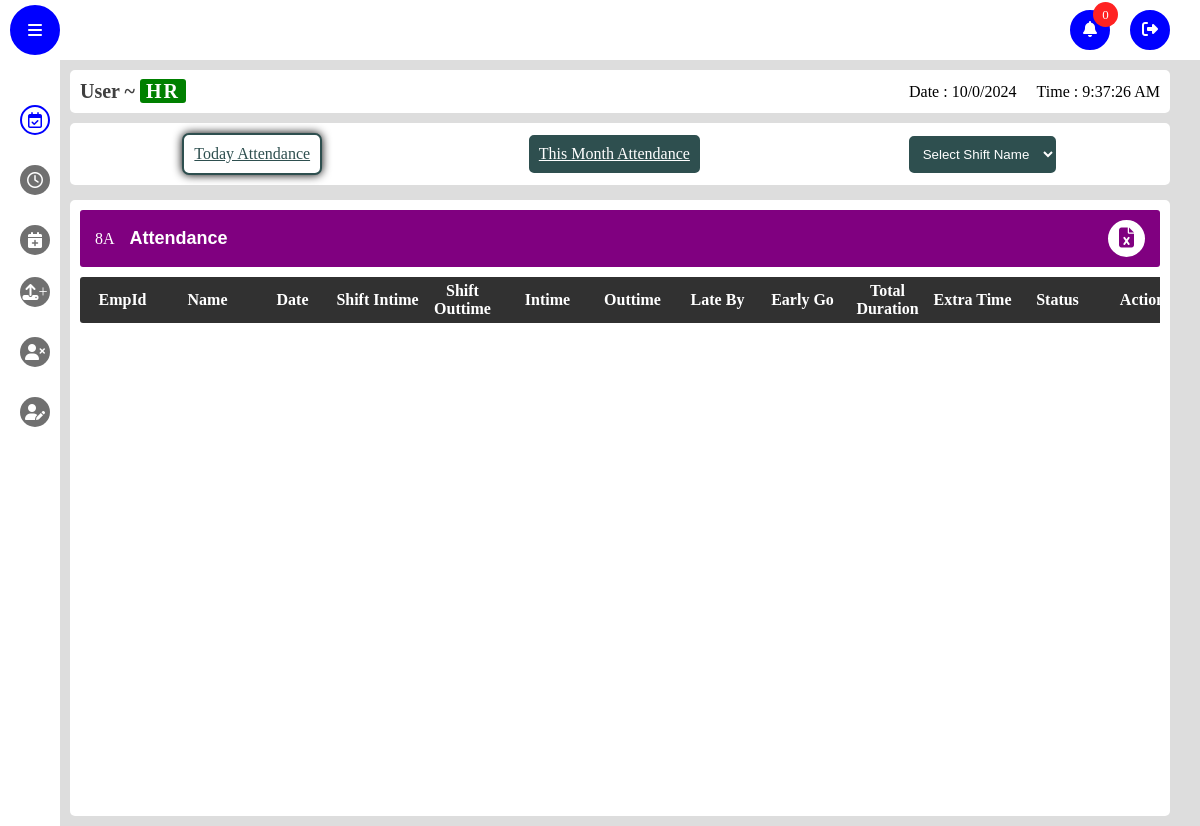
Page / (signed in) on the earlier database version.
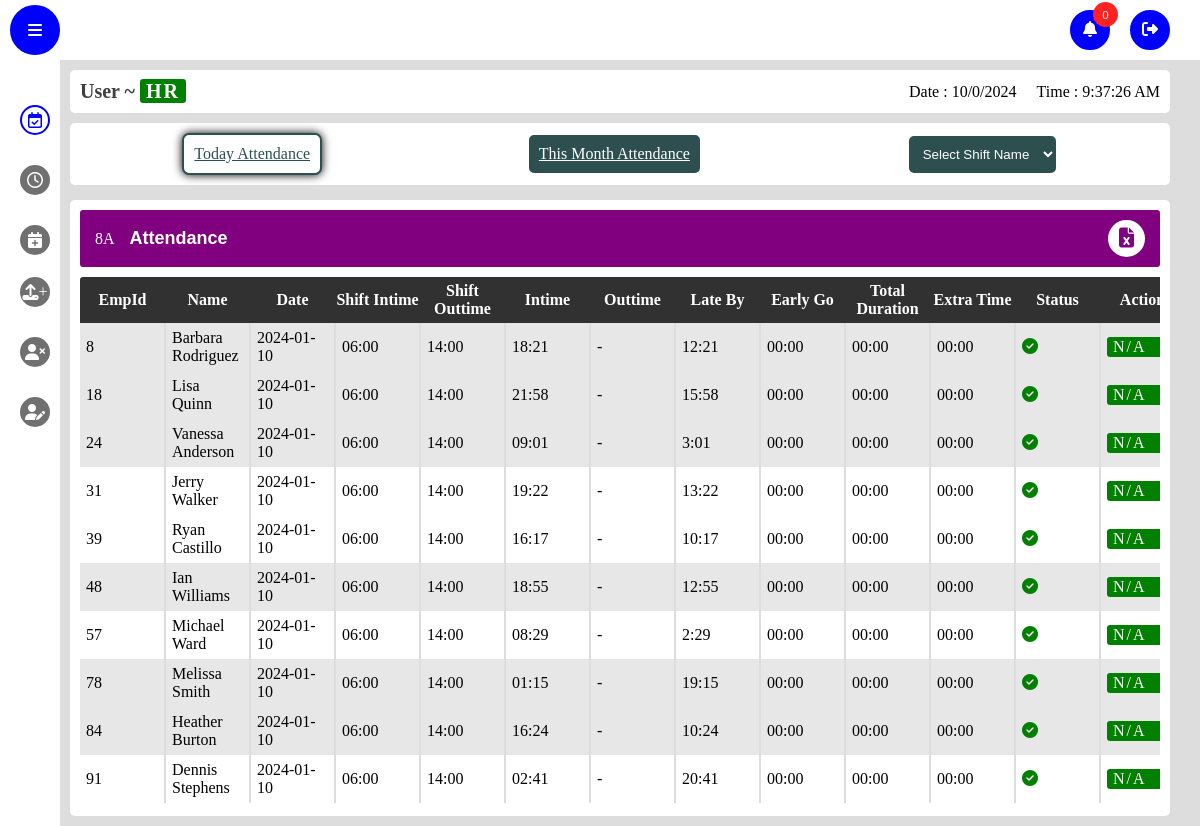
Same page on the later database version.
### app/models.py (models this page shows)
class Attendance(db.Model,UserMixin):
    id=db.Column(db.Integer,primary_key=True)
    date = db.Column(db.DateTime(timezone=True), default=func.now())
    emp_id = db.Column(db.Integer, db.ForeignKey('emp_login.id'))
    name = db.Column(db.String(150), nullable=False)
    attendance =db.Column(db.String(150))
    wages_per_Day=db.Column(db.String(150))
    inTime=db.Column(db.String(150))
    outTime=db.Column(db.String(150))
    overtime=db.Column(db.String(150),default='00:00')
    employee = db.relationship('Emp_login', back_populates='attendances')
    shiftType=db.Column(db.String(150))
    shiftIntime = db.Column(db.String(150))
    shift_Outtime = db.Column(db.String(150))
    TotalDuration=db.Column(db.String(150))
    lateBy=db.Column(db.String(150))
    earlyGoingBy=db.Column(db.String(150))
    punchRecords=db.Column(db.String(150))

### app/views.py (the view)
@views.route('/',methods=['POST','GET'])
@login_required
def admin():
    print(current_user.role)
    if current_user.role == 'employee':
        return redirect(url_for('auth.logout'))
    else :
        current_date = datetime.now().strftime('%Y-%m-%d')
        employee_attendance = Attendance.query.filter(func.DATE(Attendance.date) == current_date).all()
        print("Current Date: ",current_date)
        print("Data :",employee_attendance)
        emp_login=Emp_login.query.order_by(Emp_login.emp_id).all()
        late_permission=late.query.order_by(late.date).all()
        leave_permission=leave.query.order_by(leave.date).all()
        notification=notifications.query.order_by(notifications.timestamp).all()
        print("notification : ",notification)
    return render_template('admin.html',emp_login=emp_login, notification=notification, attendance=employee_attendance, late_permission=late_permission, leave_permission=leave_permission)

### app/templates/admin.html (shortened to what this page needs)
{% extends "base_admin.html" %}
{% block content %}
    <main class="main active">
      <header class="details-bar">
        <div class="user-details">
          <h1 class="user-role">User ~ <span class="role tag">HR</span></h1>
        </div>
        <div class="date-time-details">
          <p class="date"></p>
          <p class="time"></p>
        </div>
      </header>
      <link rel="stylesheet" href="static/css/attendance.css" />
      <menu class="table-menu" style="display: flex">
        <ul class="btn-container">
          <a href="/today_attendance" class="tag-btn click active"
            >Today Attendance</a
          >
          <a href="/month_attendance" class="tag-btn click"
            >This Month Attendance</a
          >
          <select name="shift" id="shift" class="tag-btn">
            <option value="">Select Shift Name</option>
          </select>
        </ul>
      </menu>
      <section class="frame today-attendance" style="display: flex">
        <div class="inner-frame">
          <div class="frame-header">
            <div class="frame-details currentShift">
              <p class="shift name"><span class="tag">A</span> ~ shift</p>
              <p class="frame-name">Attendance</p>
            </div>
            <div class="frame-options">
              <button type="button" class="download">
                <i class="fas fa-file-excel"></i>
              </button>
            </div>
          </div>
          <div class="frame-body">
            <table class="today-attendance-table">
              <thead>
                <tr class="tablehead">
                  <th>EmpId</th>
                  <th>Name</th>
                  <th>Date</th>
                  <th>Shift Intime</th>
                  <th>Shift Outtime</th>
                  <th>Intime</th>
                  <th>Outtime</th>
                  <th>Late By</th>
                  <th>Early Go</th>
                  <th>Total Duration</th>
                  <th>Extra Time</th>
                  <th>Status</th>
                  <th>Action</th>
                </tr>
              </thead>
              <tbody class="tableBody">
                {% if attendance %} {% for attendance in attendance %}
                <tr data-shift="{{attendance.shiftType}}">
                  <td class="id">{{attendance.emp_id }}</td>
                  <td class="name">{{attendance.name}}</td>
                  <td>{{attendance.date.date()}}</td>
                  <td>{{attendance.shiftIntime}}</td>
                  <td>{{attendance.shift_Outtime}}</td>
                  <td class="intime">{{attendance.inTime}}</td>
                  <td class="outtime">{{attendance.outTime}}</td>
                  <td>{{attendance.lateBy}}</td>
                  <td>{{attendance.earlyGoingBy}}</td>
                  <td>{{attendance.TotalDuration}}</td>
                  <td class="extra">{{attendance.overtime}}</td>
                  <td>
                    {% if attendance.attendance == "Present"%}<i
                      class="fas fa-check-circle"
                    ></i>
                    {% else %}<i class="fas fa-times-circle"></i> {% endif %}
                  </td>
                  <td class="action">
                    <p class="tag">N/A</p>
                  </td>
                </tr>
                {% endfor %} {% endif %}
              </tbody>
            </table>
          </div>
        </div>
      </section>
    </main>
{% endblock %}

Differences in the rows shown:
now on this page (row edited): Attendance: emp_id "8", name "Barbara Rodriguez", date "2024-01-10", shiftIntime "06:00", shift_Outtime "14:00", inTime "18:21", outTime "-", lateBy "12:21", earlyGoingBy "00:00", TotalDuration "00:00", overtime "00:00", attendance "Present" (drawn)
now on this page (row edited): Attendance: emp_id "18", name "Lisa Quinn", date "2024-01-10", shiftIntime "06:00", shift_Outtime "14:00", inTime "21:58", outTime "-", lateBy "15:58", earlyGoingBy "00:00", TotalDuration "00:00", overtime "00:00", attendance "Present" (drawn)
now on this page (row edited): Attendance: emp_id "24", name "Vanessa Anderson", date "2024-01-10", shiftIntime "06:00", shift_Outtime "14:00", inTime "09:01", outTime "-", lateBy "3:01", earlyGoingBy "00:00", TotalDuration "00:00", overtime "00:00", attendance "Present" (drawn)
now on this page (row edited): Attendance: emp_id "31", name "Jerry Walker", date "2024-01-10", shiftIntime "06:00", shift_Outtime "14:00", inTime "19:22", outTime "-", lateBy "13:22", earlyGoingBy "00:00", TotalDuration "00:00", overtime "00:00", attendance "Present" (drawn)
now on this page (row edited): Attendance: emp_id "39", name "Ryan Castillo", date "2024-01-10", shiftIntime "06:00", shift_Outtime "14:00", inTime "16:17", outTime "-", lateBy "10:17", earlyGoingBy "00:00", TotalDuration "00:00", overtime "00:00", attendance "Present" (drawn)
now on this page (row edited): Attendance: emp_id "48", name "Ian Williams", date "2024-01-10", shiftIntime "06:00", shift_Outtime "14:00", inTime "18:55", outTime "-", lateBy "12:55", earlyGoingBy "00:00", TotalDuration "00:00", overtime "00:00", attendance "Present" (drawn)
now on this page (row edited): Attendance: emp_id "57", name "Michael Ward", date "2024-01-10", shiftIntime "06:00", shift_Outtime "14:00", inTime "08:29", outTime "-", lateBy "2:29", earlyGoingBy "00:00", TotalDuration "00:00", overtime "00:00", attendance "Present" (drawn)
now on this page (row edited): Attendance: emp_id "78", name "Melissa Smith", date "2024-01-10", shiftIntime "06:00", shift_Outtime "14:00", inTime "01:15", outTime "-", lateBy "19:15", earlyGoingBy "00:00", TotalDuration "00:00", overtime "00:00", attendance "Present" (drawn)
now on this page (row edited): Attendance: emp_id "84", name "Heather Burton", date "2024-01-10", shiftIntime "06:00", shift_Outtime "14:00", inTime "16:24", outTime "-", lateBy "10:24", earlyGoingBy "00:00", TotalDuration "00:00", overtime "00:00", attendance "Present" (drawn)
now on this page (row edited): Attendance: emp_id "91", name "Dennis Stephens", date "2024-01-10", shiftIntime "06:00", shift_Outtime "14:00", inTime "02:41", outTime "-", lateBy "20:41", earlyGoingBy "00:00", TotalDuration "00:00", overtime "00:00", attendance "Present" (drawn)
